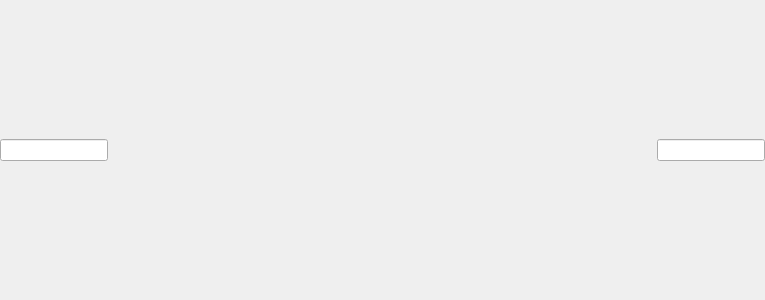
<?xml version="1.0" encoding="UTF-8"?>
<ui version="4.0">
 <class>Form</class>
 <widget class="QWidget" name="Form">
  <property name="geometry">
   <rect>
    <x>0</x>
    <y>0</y>
    <width>765</width>
    <height>300</height>
   </rect>
  </property>
  <property name="windowTitle">
   <string>Form</string>
  </property>
  <layout class="QHBoxLayout" name="horizontalLayout">
   <property name="spacing">
    <number>0</number>
   </property>
   <property name="leftMargin">
    <number>0</number>
   </property>
   <property name="topMargin">
    <number>0</number>
   </property>
   <property name="rightMargin">
    <number>0</number>
   </property>
   <property name="bottomMargin">
    <number>0</number>
   </property>
   <item>
    <widget class="QLineEdit" name="ui_search_text">
     <property name="sizePolicy">
      <sizepolicy hsizetype="Preferred" vsizetype="Fixed">
       <horstretch>0</horstretch>
       <verstretch>0</verstretch>
      </sizepolicy>
     </property>
     <property name="clearButtonEnabled">
      <bool>true</bool>
     </property>
    </widget>
   </item>
   <item>
    <spacer name="horizontalSpacer">
     <property name="orientation">
      <enum>Qt::Horizontal</enum>
     </property>
     <property name="sizeHint" stdset="0">
      <size>
       <width>0</width>
       <height>0</height>
      </size>
     </property>
    </spacer>
   </item>
   <item>
    <widget class="QLineEdit" name="ui_filter_text">
     <property name="sizePolicy">
      <sizepolicy hsizetype="Preferred" vsizetype="Fixed">
       <horstretch>0</horstretch>
       <verstretch>0</verstretch>
      </sizepolicy>
     </property>
     <property name="clearButtonEnabled">
      <bool>true</bool>
     </property>
    </widget>
   </item>
  </layout>
 </widget>
 <resources/>
 <connections/>
</ui>
